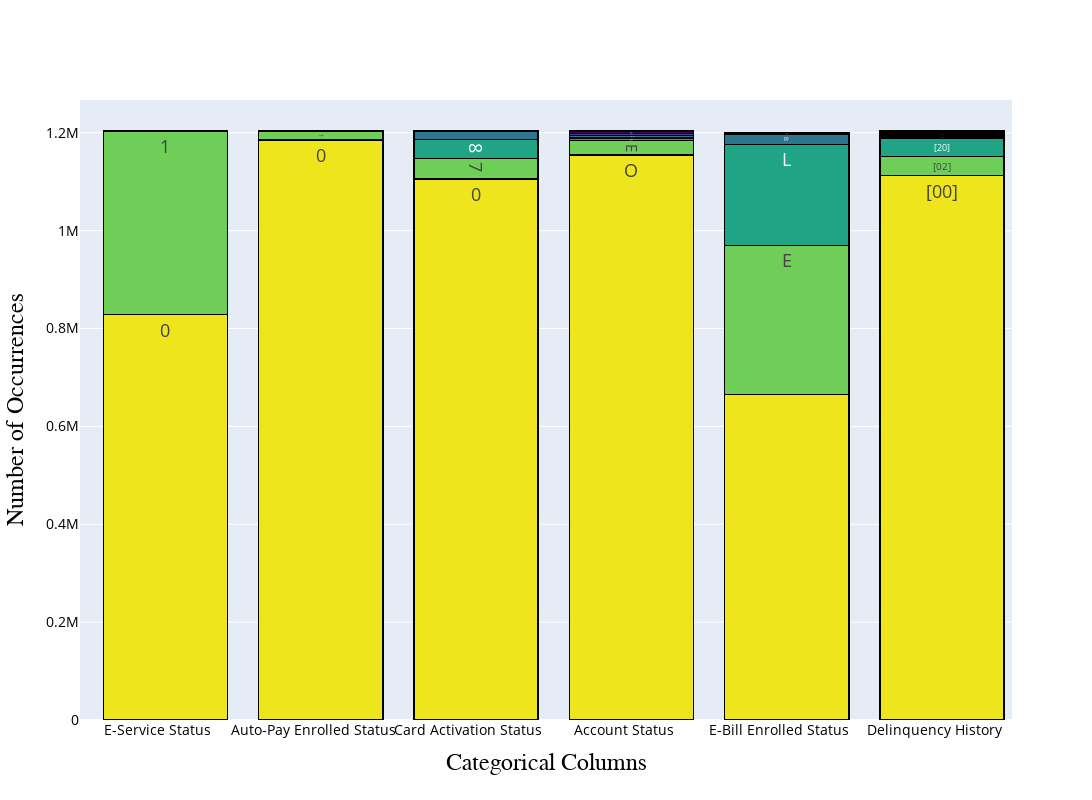

The notebook cell saved with this chart:
### Code cell
import plotly.graph_objects as go
import pandas as pd


# Assuming 'data' is your DataFrame already loaded with the necessary columns
columns_to_plot = [
    'eservice_ind_13_march',
    'auto_pay_enrolled_status_13_march',
    'card_activation_status_13_march',
    'account_status_13_march',
    'ebill_enrolled_status_13_march',
    'delinquency_history_13_march'
]


viridis = plt.get_cmap('viridis_r')
colors = viridis(np.linspace(0.025, 1, 6, endpoint=True))
color_palette = [mcolors.rgb2hex(color) for color in colors]

fig = go.Figure()

for i, column in enumerate(columns_to_plot):
    value_counts = TR_df[column].value_counts(normalize=False)
    stack_bottom = 0
    
    for j, (value, count) in enumerate(value_counts.items()):
        # Use modulo to cycle through the color palette if there are more categories than colors
        color = color_palette[j % len(color_palette)]
        
        # Add a bar for this category
        fig.add_trace(go.Bar(
            name=f"{value}",  # Name shows column and category value
            x=[column],  # X-axis position is the column name
            y=[count],  # Bar segment height
            marker_color=color,  # Color for this segment
            offset=-0.35,  # Align bars directly under column names
            base=[stack_bottom],  # Start the stack from the last height
            text=value,
            textposition='inside',
            textfont=dict(size=18),
            hoverinfo="y+name",  # Show count and name on hover
            # hoverinfo should be count and subcategory
        ))
        
        # Update the bottom of the stack for the next category
        stack_bottom += count

# Update layout for stacked bars
fig.update_layout(
    barmode='stack',
    #title_text='Counts of Unique Values in Categorical Columns',
    title_font=dict(size=24, family='Calibri, bold'),
    xaxis=dict(
        title='Categorical Columns',
        title_font=dict(size=24, family='Calibri, bold'),
        tickfont=dict(size=14),
        type='category'  # Ensure x-axis is treated as categories, not numerical
    ),
    yaxis=dict(
        title='Number of Occurrences',
        title_font=dict(size=24, family='Calibri, bold'),
        tickfont=dict(size=14)
    ),
    legend_title='<b>Categories</b>',
    legend_title_font=dict(size=16, family='Calibri, bold'),
    legend_font=dict(size=14),
    autosize=True,
    width=1200,
    height=800
)

#rotate xticks
fig.update_xaxes(tickangle=0,tickvals=columns_to_plot, ticktext=[
    'E-Service Status',
    'Auto-Pay Enrolled Status',
    'Card Activation Status',
    'Account Status',
    'E-Bill Enrolled Status',
    'Delinquency History'
]

)

#sett all fonts as black 
fig.update_layout(font=dict(color="black"))
# Set line color and width for bar borders
fig.update_traces(marker_line_color='black', marker_line_width=1.5)
fig.update_layout(showlegend=False)

fig.show()

### Figure 1 — Plotly figure (JSON) as saved in the notebook; plotly's stock layout.template omitted (floating-point values rounded to 4 significant figures)
{"data": [{"base": [0], "hoverinfo": "y+name", "marker": {"color": "#efe51c", "line": {"color": "black", "width": 1.5}}, "name": "0", "offset": -0.35, "text": "0", "textfont": {"size": 18}, "textposition": "inside", "type": "bar", "x": ["eservice_ind_13_march"], "y": [828317]}, {"base": [828317], "hoverinfo": "y+name", "marker": {"color": "#6ece58", "line": {"color": "black", "width": 1.5}}, "name": "1", "offset": -0.35, "text": "1", "textfont": {"size": 18}, "textposition": "inside", "type": "bar", "x": ["eservice_ind_13_march"], "y": [375234]}, {"base": [0], "hoverinfo": "y+name", "marker": {"color": "#efe51c", "line": {"color": "black", "width": 1.5}}, "name": "0", "offset": -0.35, "text": "0", "textfont": {"size": 18}, "textposition": "inside", "type": "bar", "x": ["auto_pay_enrolled_status_13_march"], "y": [1184697]}, {"base": [1184697], "hoverinfo": "y+name", "marker": {"color": "#6ece58", "line": {"color": "black", "width": 1.5}}, "name": "1", "offset": -0.35, "text": "1", "textfont": {"size": 18}, "textposition": "inside", "type": "bar", "x": ["auto_pay_enrolled_status_13_march"], "y": [18854]}, {"base": [0], "hoverinfo": "y+name", "marker": {"color": "#efe51c", "line": {"color": "black", "width": 1.5}}, "name": "0", "offset": -0.35, "text": "0", "textfont": {"size": 18}, "textposition": "inside", "type": "bar", "x": ["card_activation_status_13_march"], "y": [1105806]}, {"base": [1105806], "hoverinfo": "y+name", "marker": {"color": "#6ece58", "line": {"color": "black", "width": 1.5}}, "name": "7", "offset": -0.35, "text": "7", "textfont": {"size": 18}, "textposition": "inside", "type": "bar", "x": ["card_activation_status_13_march"], "y": [41515]}, {"base": [1147321], "hoverinfo": "y+name", "marker": {"color": "#20a486", "line": {"color": "black", "width": 1.5}}, "name": "8", "offset": -0.35, "text": "8", "textfont": {"size": 18}, "textposition": "inside", "type": "bar", "x": ["card_activation_status_13_march"], "y": [38386]}, {"base": [1185707], "hoverinfo": "y+name", "marker": {"color": "#2b758e", "line": {"color": "black", "width": 1.5}}, "name": " ", "offset": -0.35, "text": " ", "textfont": {"size": 18}, "textposition": "inside", "type": "bar", "x": ["card_activation_status_13_march"], "y": [17844]}, {"base": [0], "hoverinfo": "y+name", "marker": {"color": "#efe51c", "line": {"color": "black", "width": 1.5}}, "name": "O", "offset": -0.35, "text": "O", "textfont": {"size": 18}, "textposition": "inside", "type": "bar", "x": ["account_status_13_march"], "y": [1154954]}, {"base": [1154954], "hoverinfo": "y+name", "marker": {"color": "#6ece58", "line": {"color": "black", "width": 1.5}}, "name": "E", "offset": -0.35, "text": "E", "textfont": {"size": 18}, "textposition": "inside", "type": "bar", "x": ["account_status_13_march"], "y": [29090]}, {"base": [1184044], "hoverinfo": "y+name", "marker": {"color": "#20a486", "line": {"color": "black", "width": 1.5}}, "name": "A", "offset": -0.35, "text": "A", "textfont": {"size": 18}, "textposition": "inside", "type": "bar", "x": ["account_status_13_march"], "y": [5599]}, {"base": [1189643], "hoverinfo": "y+name", "marker": {"color": "#2b758e", "line": {"color": "black", "width": 1.5}}, "name": "F", "offset": -0.35, "text": "F", "textfont": {"size": 18}, "textposition": "inside", "type": "bar", "x": ["account_status_13_march"], "y": [4935]}, {"base": [1194578], "hoverinfo": "y+name", "marker": {"color": "#424186", "line": {"color": "black", "width": 1.5}}, "name": "C", "offset": -0.35, "text": "C", "textfont": {"size": 18}, "textposition": "inside", "type": "bar", "x": ["account_status_13_march"], "y": [4014]}, {"base": [1198592], "hoverinfo": "y+name", "marker": {"color": "#440154", "line": {"color": "black", "width": 1.5}}, "name": "Z", "offset": -0.35, "text": "Z", "textfont": {"size": 18}, "textposition": "inside", "type": "bar", "x": ["account_status_13_march"], "y": [3672]}, {"base": [1202264], "hoverinfo": "y+name", "marker": {"color": "#efe51c", "line": {"color": "black", "width": 1.5}}, "name": "L", "offset": -0.35, "text": "L", "textfont": {"size": 18}, "textposition": "inside", "type": "bar", "x": ["account_status_13_march"], "y": [702]}, {"base": [1202966], "hoverinfo": "y+name", "marker": {"color": "#6ece58", "line": {"color": "black", "width": 1.5}}, "name": "I", "offset": -0.35, "text": "I", "textfont": {"size": 18}, "textposition": "inside", "type": "bar", "x": ["account_status_13_march"], "y": [318]}, {"base": [1203284], "hoverinfo": "y+name", "marker": {"color": "#20a486", "line": {"color": "black", "width": 1.5}}, "name": "U", "offset": -0.35, "text": "U", "textfont": {"size": 18}, "textposition": "inside", "type": "bar", "x": ["account_status_13_march"], "y": [222]}, {"base": [1203506], "hoverinfo": "y+name", "marker": {"color": "#2b758e", "line": {"color": "black", "width": 1.5}}, "name": "B", "offset": -0.35, "text": "B", "textfont": {"size": 18}, "textposition": "inside", "type": "bar", "x": ["account_status_13_march"], "y": [45]}, {"base": [0], "hoverinfo": "y+name", "marker": {"color": "#efe51c", "line": {"color": "black", "width": 1.5}}, "name": " ", "offset": -0.35, "text": " ", "textfont": {"size": 18}, "textposition": "inside", "type": "bar", "x": ["ebill_enrolled_status_13_march"], "y": [664715]}, {"base": [664715], "hoverinfo": "y+name", "marker": {"color": "#6ece58", "line": {"color": "black", "width": 1.5}}, "name": "E", "offset": -0.35, "text": "E", "textfont": {"size": 18}, "textposition": "inside", "type": "bar", "x": ["ebill_enrolled_status_13_march"], "y": [305318]}, {"base": [970033], "hoverinfo": "y+name", "marker": {"color": "#20a486", "line": {"color": "black", "width": 1.5}}, "name": "L", "offset": -0.35, "text": "L", "textfont": {"size": 18}, "textposition": "inside", "type": "bar", "x": ["ebill_enrolled_status_13_march"], "y": [206409]}, {"base": [1176442], "hoverinfo": "y+name", "marker": {"color": "#2b758e", "line": {"color": "black", "width": 1.5}}, "name": "B", "offset": -0.35, "text": "B", "textfont": {"size": 18}, "textposition": "inside", "type": "bar", "x": ["ebill_enrolled_status_13_march"], "y": [20894]}, {"base": [1197336], "hoverinfo": "y+name", "marker": {"color": "#424186", "line": {"color": "black", "width": 1.5}}, "name": "D", "offset": -0.35, "text": "D", "textfont": {"size": 18}, "textposition": "inside", "type": "bar", "x": ["ebill_enrolled_status_13_march"], "y": [2901]}, {"base": [0], "hoverinfo": "y+name", "marker": {"color": "#efe51c", "line": {"color": "black", "width": 1.5}}, "name": "[00]", "offset": -0.35, "text": "[00]", "textfont": {"size": 18}, "textposition": "inside", "type": "bar", "x": ["delinquency_history_13_march"], "y": [1112456]}, {"base": [1112456], "hoverinfo": "y+name", "marker": {"color": "#6ece58", "line": {"color": "black", "width": 1.5}}, "name": "[02]", "offset": -0.35, "text": "[02]", "textfont": {"size": 18}, "textposition": "inside", "type": "bar", "x": ["delinquency_history_13_march"], "y": [39054]}, {"base": [1151510], "hoverinfo": "y+name", "marker": {"color": "#20a486", "line": {"color": "black", "width": 1.5}}, "name": "[20]", "offset": -0.35, "text": "[20]", "textfont": {"size": 18}, "textposition": "inside", "type": "bar", "x": ["delinquency_history_13_march"], "y": [37885]}, {"base": [1189395], "hoverinfo": "y+name", "marker": {"color": "#2b758e", "line": {"color": "black", "width": 1.5}}, "name": "[22]", "offset": -0.35, "text": "[22]", "textfont": {"size": 18}, "textposition": "inside", "type": "bar", "x": ["delinquency_history_13_march"], "y": [3727]}, {"base": [1193122], "hoverinfo": "y+name", "marker": {"color": "#424186", "line": {"color": "black", "width": 1.5}}, "name": "[32]", "offset": -0.35, "text": "[32]", "textfont": {"size": 18}, "textposition": "inside", "type": "bar", "x": ["delinquency_history_13_march"], "y": [2678]}, {"base": [1195800], "hoverinfo": "y+name", "marker": {"color": "#440154", "line": {"color": "black", "width": 1.5}}, "name": "[03]", "offset": -0.35, "text": "[03]", "textfont": {"size": 18}, "textposition": "inside", "type": "bar", "x": ["delinquency_history_13_march"], "y": [2524]}, {"base": [1198324], "hoverinfo": "y+name", "marker": {"color": "#efe51c", "line": {"color": "black", "width": 1.5}}, "name": "[43]", "offset": -0.35, "text": "[43]", "textfont": {"size": 18}, "textposition": "inside", "type": "bar", "x": ["delinquency_history_13_march"], "y": [1126]}, {"base": [1199450], "hoverinfo": "y+name", "marker": {"color": "#6ece58", "line": {"color": "black", "width": 1.5}}, "name": "[88]", "offset": -0.35, "text": "[88]", "textfont": {"size": 18}, "textposition": "inside", "type": "bar", "x": ["delinquency_history_13_march"], "y": [674]}, {"base": [1200124], "hoverinfo": "y+name", "marker": {"color": "#20a486", "line": {"color": "black", "width": 1.5}}, "name": "[54]", "offset": -0.35, "text": "[54]", "textfont": {"size": 18}, "textposition": "inside", "type": "bar", "x": ["delinquency_history_13_march"], "y": [607]}, {"base": [1200731], "hoverinfo": "y+name", "marker": {"color": "#2b758e", "line": {"color": "black", "width": 1.5}}, "name": "[04]", "offset": -0.35, "text": "[04]", "textfont": {"size": 18}, "textposition": "inside", "type": "bar", "x": ["delinquency_history_13_march"], "y": [501]}, {"base": [1201232], "hoverinfo": "y+name", "marker": {"color": "#424186", "line": {"color": "black", "width": 1.5}}, "name": "[23]", "offset": -0.35, "text": "[23]", "textfont": {"size": 18}, "textposition": "inside", "type": "bar", "x": ["delinquency_history_13_march"], "y": [377]}, {"base": [1201609], "hoverinfo": "y+name", "marker": {"color": "#440154", "line": {"color": "black", "width": 1.5}}, "name": "[76]", "offset": -0.35, "text": "[76]", "textfont": {"size": 18}, "textposition": "inside", "type": "bar", "x": ["delinquency_history_13_march"], "y": [335]}, {"base": [1201944], "hoverinfo": "y+name", "marker": {"color": "#efe51c", "line": {"color": "black", "width": 1.5}}, "name": "[65]", "offset": -0.35, "text": "[65]", "textfont": {"size": 18}, "textposition": "inside", "type": "bar", "x": ["delinquency_history_13_march"], "y": [318]}, {"base": [1202262], "hoverinfo": "y+name", "marker": {"color": "#6ece58", "line": {"color": "black", "width": 1.5}}, "name": "[08]", "offset": -0.35, "text": "[08]", "textfont": {"size": 18}, "textposition": "inside", "type": "bar", "x": ["delinquency_history_13_march"], "y": [260]}, {"base": [1202522], "hoverinfo": "y+name", "marker": {"color": "#20a486", "line": {"color": "black", "width": 1.5}}, "name": "[33]", "offset": -0.35, "text": "[33]", "textfont": {"size": 18}, "textposition": "inside", "type": "bar", "x": ["delinquency_history_13_march"], "y": [170]}, {"base": [1202692], "hoverinfo": "y+name", "marker": {"color": "#2b758e", "line": {"color": "black", "width": 1.5}}, "name": "[05]", "offset": -0.35, "text": "[05]", "textfont": {"size": 18}, "textposition": "inside", "type": "bar", "x": ["delinquency_history_13_march"], "y": [150]}, {"base": [1202842], "hoverinfo": "y+name", "marker": {"color": "#424186", "line": {"color": "black", "width": 1.5}}, "name": "[44]", "offset": -0.35, "text": "[44]", "textfont": {"size": 18}, "textposition": "inside", "type": "bar", "x": ["delinquency_history_13_march"], "y": [133]}, {"base": [1202975], "hoverinfo": "y+name", "marker": {"color": "#440154", "line": {"color": "black", "width": 1.5}}, "name": "[06]", "offset": -0.35, "text": "[06]", "textfont": {"size": 18}, "textposition": "inside", "type": "bar", "x": ["delinquency_history_13_march"], "y": [87]}, {"base": [1203062], "hoverinfo": "y+name", "marker": {"color": "#efe51c", "line": {"color": "black", "width": 1.5}}, "name": "[55]", "offset": -0.35, "text": "[55]", "textfont": {"size": 18}, "textposition": "inside", "type": "bar", "x": ["delinquency_history_13_march"], "y": [72]}, {"base": [1203134], "hoverinfo": "y+name", "marker": {"color": "#6ece58", "line": {"color": "black", "width": 1.5}}, "name": "[07]", "offset": -0.35, "text": "[07]", "textfont": {"size": 18}, "textposition": "inside", "type": "bar", "x": ["delinquency_history_13_march"], "y": [63]}, {"base": [1203197], "hoverinfo": "y+name", "marker": {"color": "#20a486", "line": {"color": "black", "width": 1.5}}, "name": "[87]", "offset": -0.35, "text": "[87]", "textfont": {"size": 18}, "textposition": "inside", "type": "bar", "x": ["delinquency_history_13_march"], "y": [54]}, {"base": [1203251], "hoverinfo": "y+name", "marker": {"color": "#2b758e", "line": {"color": "black", "width": 1.5}}, "name": "[34]", "offset": -0.35, "text": "[34]", "textfont": {"size": 18}, "textposition": "inside", "type": "bar", "x": ["delinquency_history_13_march"], "y": [41]}, {"base": [1203292], "hoverinfo": "y+name", "marker": {"color": "#424186", "line": {"color": "black", "width": 1.5}}, "name": "[66]", "offset": -0.35, "text": "[66]", "textfont": {"size": 18}, "textposition": "inside", "type": "bar", "x": ["delinquency_history_13_march"], "y": [33]}, {"base": [1203325], "hoverinfo": "y+name", "marker": {"color": "#440154", "line": {"color": "black", "width": 1.5}}, "name": "[24]", "offset": -0.35, "text": "[24]", "textfont": {"size": 18}, "textposition": "inside", "type": "bar", "x": ["delinquency_history_13_march"], "y": [32]}, {"base": [1203357], "hoverinfo": "y+name", "marker": {"color": "#efe51c", "line": {"color": "black", "width": 1.5}}, "name": "[77]", "offset": -0.35, "text": "[77]", "textfont": {"size": 18}, "textposition": "inside", "type": "bar", "x": ["delinquency_history_13_march"], "y": [32]}, {"base": [1203389], "hoverinfo": "y+name", "marker": {"color": "#6ece58", "line": {"color": "black", "width": 1.5}}, "name": "[45]", "offset": -0.35, "text": "[45]", "textfont": {"size": 18}, "textposition": "inside", "type": "bar", "x": ["delinquency_history_13_march"], "y": [27]}, {"base": [1203416], "hoverinfo": "y+name", "marker": {"color": "#20a486", "line": {"color": "black", "width": 1.5}}, "name": "[56]", "offset": -0.35, "text": "[56]", "textfont": {"size": 18}, "textposition": "inside", "type": "bar", "x": ["delinquency_history_13_march"], "y": [23]}, {"base": [1203439], "hoverinfo": "y+name", "marker": {"color": "#2b758e", "line": {"color": "black", "width": 1.5}}, "name": "[67]", "offset": -0.35, "text": "[67]", "textfont": {"size": 18}, "textposition": "inside", "type": "bar", "x": ["delinquency_history_13_march"], "y": [22]}, {"base": [1203461], "hoverinfo": "y+name", "marker": {"color": "#424186", "line": {"color": "black", "width": 1.5}}, "name": "[46]", "offset": -0.35, "text": "[46]", "textfont": {"size": 18}, "textposition": "inside", "type": "bar", "x": ["delinquency_history_13_march"], "y": [15]}, {"base": [1203476], "hoverinfo": "y+name", "marker": {"color": "#440154", "line": {"color": "black", "width": 1.5}}, "name": "[35]", "offset": -0.35, "text": "[35]", "textfont": {"size": 18}, "textposition": "inside", "type": "bar", "x": ["delinquency_history_13_march"], "y": [12]}, {"base": [1203488], "hoverinfo": "y+name", "marker": {"color": "#efe51c", "line": {"color": "black", "width": 1.5}}, "name": "[78]", "offset": -0.35, "text": "[78]", "textfont": {"size": 18}, "textposition": "inside", "type": "bar", "x": ["delinquency_history_13_march"], "y": [9]}, {"base": [1203497], "hoverinfo": "y+name", "marker": {"color": "#6ece58", "line": {"color": "black", "width": 1.5}}, "name": "[25]", "offset": -0.35, "text": "[25]", "textfont": {"size": 18}, "textposition": "inside", "type": "bar", "x": ["delinquency_history_13_march"], "y": [9]}, {"base": [1203506], "hoverinfo": "y+name", "marker": {"color": "#20a486", "line": {"color": "black", "width": 1.5}}, "name": "[47]", "offset": -0.35, "text": "[47]", "textfont": {"size": 18}, "textposition": "inside", "type": "bar", "x": ["delinquency_history_13_march"], "y": [9]}, {"base": [1203515], "hoverinfo": "y+name", "marker": {"color": "#2b758e", "line": {"color": "black", "width": 1.5}}, "name": "[36]", "offset": -0.35, "text": "[36]", "textfont": {"size": 18}, "textposition": "inside", "type": "bar", "x": ["delinquency_history_13_march"], "y": [6]}, {"base": [1203521], "hoverinfo": "y+name", "marker": {"color": "#424186", "line": {"color": "black", "width": 1.5}}, "name": "[26]", "offset": -0.35, "text": "[26]", "textfont": {"size": 18}, "textposition": "inside", "type": "bar", "x": ["delinquency_history_13_march"], "y": [5]}, {"base": [1203526], "hoverinfo": "y+name", "marker": {"color": "#440154", "line": {"color": "black", "width": 1.5}}, "name": "[68]", "offset": -0.35, "text": "[68]", "textfont": {"size": 18}, "textposition": "inside", "type": "bar", "x": ["delinquency_history_13_march"], "y": [5]}, {"base": [1203531], "hoverinfo": "y+name", "marker": {"color": "#efe51c", "line": {"color": "black", "width": 1.5}}, "name": "[57]", "offset": -0.35, "text": "[57]", "textfont": {"size": 18}, "textposition": "inside", "type": "bar", "x": ["delinquency_history_13_march"], "y": [4]}, {"base": [1203535], "hoverinfo": "y+name", "marker": {"color": "#6ece58", "line": {"color": "black", "width": 1.5}}, "name": "[27]", "offset": -0.35, "text": "[27]", "textfont": {"size": 18}, "textposition": "inside", "type": "bar", "x": ["delinquency_history_13_march"], "y": [3]}, {"base": [1203538], "hoverinfo": "y+name", "marker": {"color": "#20a486", "line": {"color": "black", "width": 1.5}}, "name": "[37]", "offset": -0.35, "text": "[37]", "textfont": {"size": 18}, "textposition": "inside", "type": "bar", "x": ["delinquency_history_13_march"], "y": [3]}, {"base": [1203541], "hoverinfo": "y+name", "marker": {"color": "#2b758e", "line": {"color": "black", "width": 1.5}}, "name": "[48]", "offset": -0.35, "text": "[48]", "textfont": {"size": 18}, "textposition": "inside", "type": "bar", "x": ["delinquency_history_13_march"], "y": [3]}, {"base": [1203544], "hoverinfo": "y+name", "marker": {"color": "#424186", "line": {"color": "black", "width": 1.5}}, "name": "[30]", "offset": -0.35, "text": "[30]", "textfont": {"size": 18}, "textposition": "inside", "type": "bar", "x": ["delinquency_history_13_march"], "y": [3]}, {"base": [1203547], "hoverinfo": "y+name", "marker": {"color": "#440154", "line": {"color": "black", "width": 1.5}}, "name": "[58]", "offset": -0.35, "text": "[58]", "textfont": {"size": 18}, "textposition": "inside", "type": "bar", "x": ["delinquency_history_13_march"], "y": [1]}, {"base": [1203548], "hoverinfo": "y+name", "marker": {"color": "#efe51c", "line": {"color": "black", "width": 1.5}}, "name": "[40]", "offset": -0.35, "text": "[40]", "textfont": {"size": 18}, "textposition": "inside", "type": "bar", "x": ["delinquency_history_13_march"], "y": [1]}, {"base": [1203549], "hoverinfo": "y+name", "marker": {"color": "#6ece58", "line": {"color": "black", "width": 1.5}}, "name": "[53]", "offset": -0.35, "text": "[53]", "textfont": {"size": 18}, "textposition": "inside", "type": "bar", "x": ["delinquency_history_13_march"], "y": [1]}, {"base": [1203550], "hoverinfo": "y+name", "marker": {"color": "#20a486", "line": {"color": "black", "width": 1.5}}, "name": "[42]", "offset": -0.35, "text": "[42]", "textfont": {"size": 18}, "textposition": "inside", "type": "bar", "x": ["delinquency_history_13_march"], "y": [1]}], "layout": {"autosize": true, "barmode": "stack", "font": {"color": "black"}, "height": 800, "legend": {"font": {"size": 14}, "title": {"font": {"family": "Calibri, bold", "size": 16}, "text": "<b>Categories</b>"}}, "showlegend": false, "title": {"font": {"family": "Calibri, bold", "size": 24}}, "width": 1200, "xaxis": {"tickangle": 0, "tickfont": {"size": 14}, "ticktext": ["E-Service Status", "Auto-Pay Enrolled Status", "Card Activation Status", "Account Status", "E-Bill Enrolled Status", "Delinquency History"], "tickvals": ["eservice_ind_13_march", "auto_pay_enrolled_status_13_march", "card_activation_status_13_march", "account_status_13_march", "ebill_enrolled_status_13_march", "delinquency_history_13_march"], "title": {"font": {"family": "Calibri, bold", "size": 24}, "text": "Categorical Columns"}, "type": "category"}, "yaxis": {"tickfont": {"size": 14}, "title": {"font": {"family": "Calibri, bold", "size": 24}, "text": "Number of Occurrences"}}}}
